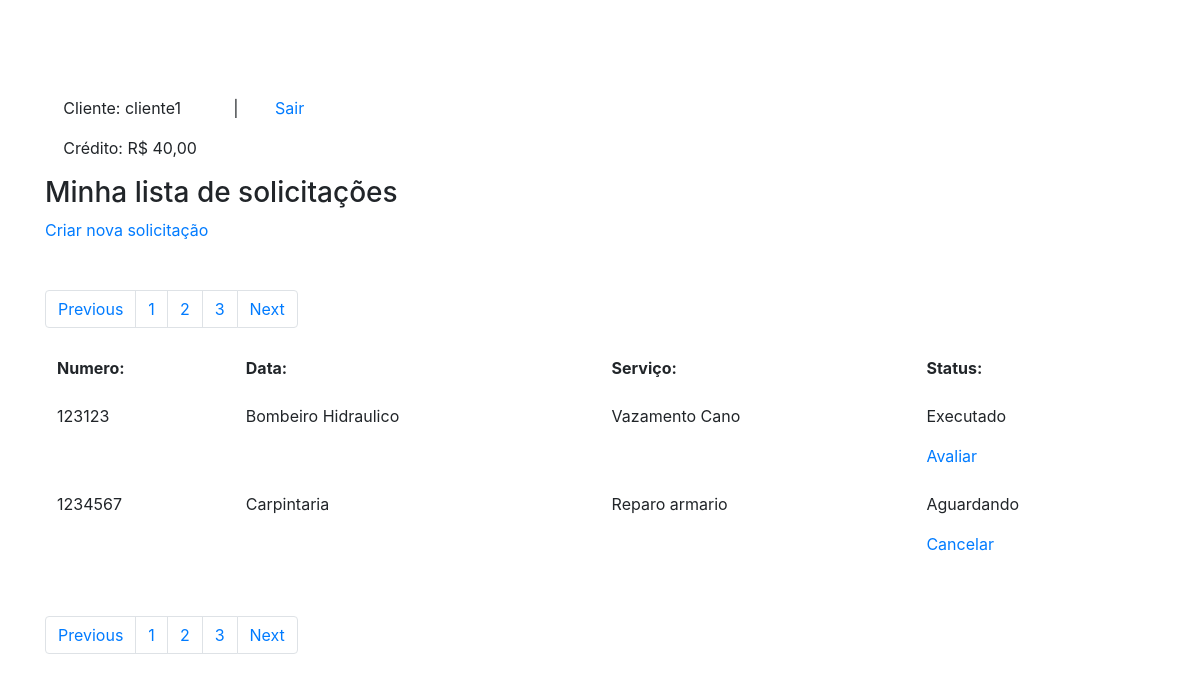
The page /listasolicitacao.php (signed in) on the database as committed earlier.
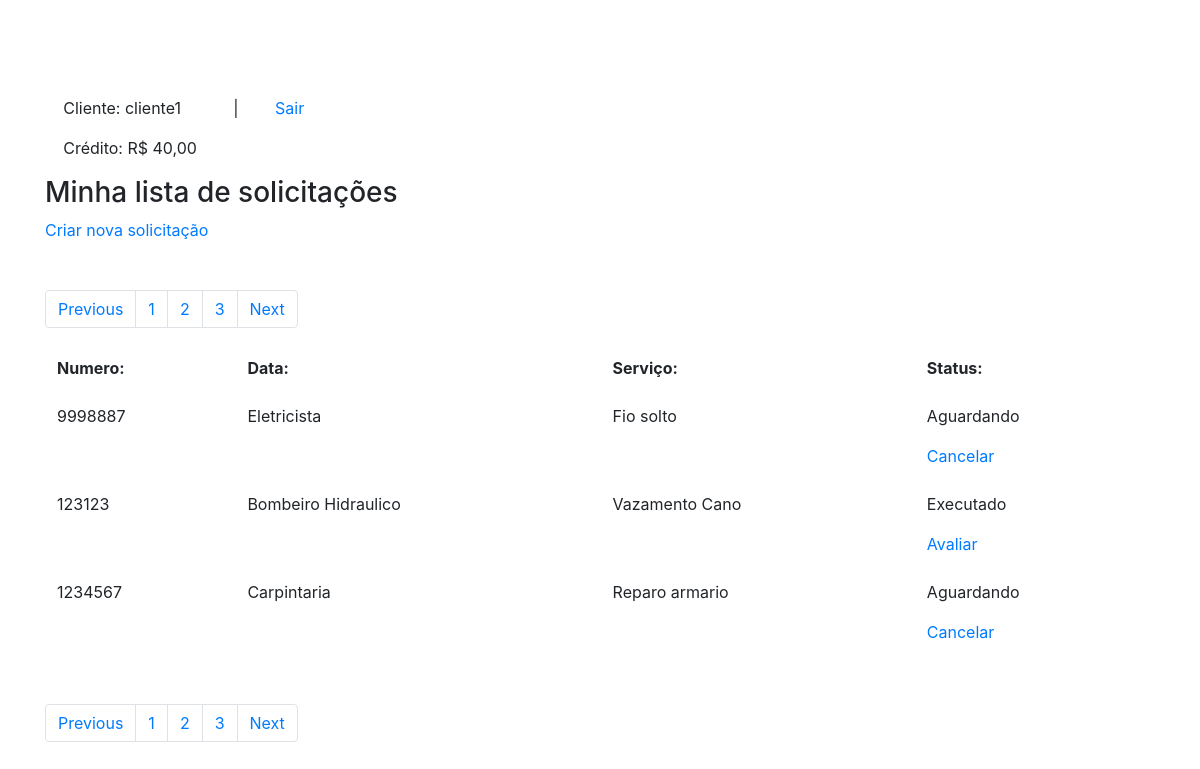
The same page on the database as committed later.
### tables this page shows
CREATE TABLE IF NOT EXISTS `servicos` (
  `id` int(11) NOT NULL AUTO_INCREMENT,
  `numero_id` int(7) NOT NULL,
  `nome_servico` varchar(220) NOT NULL,
  `descricao_servico` varchar(220) NOT NULL,
  `preco_servico` varchar(220) NOT NULL,
  `status_servico` varchar(30) NOT NULL,
  PRIMARY KEY (`id`)
);

### listasolicitacao.php (the view, shortened to what this page needs)
<?php
include_once ('conexao.php');
?>
<!DOCTYPE html>
<html>
    <head>
        <link rel="stylesheet" href="https://stackpath.bootstrapcdn.com/bootstrap/4.1.3/css/bootstrap.min.css">
    </head>
    <body>
        <div class="container mt-5 pt-5">
            <div class="w-25 d-flex justify-content-around">
                <div>
                    <p>Cliente: <?php echo $_SESSION['nome'];?></p>
                    <p>Crédito: R$ <?php echo $_SESSION['credito'];?>,00</p>
                </div>
                <span>|</span>
                <a href="logout.php">Sair</a>
            </div>
            <div class="form-group">
                <table class="table table-borderless">
                    <thead>
                        <h3>Minha lista de solicitações</h3>
                        <a href="solicitacaoservico.php">Criar nova solicitação</a>
                    </thead>
                    <div class="mt-5">
                        <nav aria-label="Page navigation example">
                            <ul class="pagination">
                                <li class="page-item"><a class="page-link" href="#">Previous</a></li>
                                <li class="page-item"><a class="page-link" href="#">1</a></li>
                                <li class="page-item"><a class="page-link" href="#">2</a></li>
                                <li class="page-item"><a class="page-link" href="#">3</a></li>
                                <li class="page-item"><a class="page-link" href="#">Next</a></li>
                            </ul>
                        </nav>
                    </div>
                    <tbody>
                        <tr>
                            <th>Numero:</th>
                            <th>Data:</th>
                            <th>Serviço:</th>
                            <th>Status:</th>
                        </tr>
                        <?php
                        $query_servico = "SELECT id, numero_id, nome_servico, descricao_servico, preco_servico, status_servico
                                            FROM servicos
                                            ORDER BY id DESC";
                        $result_servico = $conn->prepare($query_servico);
                        $result_servico->execute();
                        while($row_servico = $result_servico->fetch(PDO::FETCH_ASSOC)){
                            extract($row_servico);
                        ?>
                        <tr>
                            <td><?php echo "$numero_id"; ?></td>
                            <td><?php echo "$nome_servico"?></td>
                            <td><?php echo "$descricao_servico"?></td>
                            <td>
                                <div class="d-block">
                                    <?php
                                    if($status_servico == "1"){
                                       echo " <p href='#'>
                                       Aguardando</p>";
                                    }elseif($status_servico == "2"){
                                        echo " <p href='#'>
                                       Executado</p>";
                                    }
                                    ?>
                                    <?php
                                    if($status_servico == "1"){
                                       echo " <a href='#'>
                                       Cancelar</a>";
                                    }elseif($status_servico == "2"){
                                        echo " <a href='avaliacao.php'>
                                       Avaliar</a>";
                                    }
                                    ?>
                                </div>
                            </td>
                        </tr>
                        <?php } ?>
                    </tbody>
                </table>
                <div class="mt-5">
                    <nav aria-label="Page navigation example">
                        <ul class="pagination">
                            <li class="page-item"><a class="page-link" href="#">Previous</a></li>
                            <li class="page-item"><a class="page-link" href="#">1</a></li>
                            <li class="page-item"><a class="page-link" href="#">2</a></li>
                            <li class="page-item"><a class="page-link" href="#">3</a></li>
                            <li class="page-item"><a class="page-link" href="#">Next</a></li>
                        </ul>
                    </nav>
                </div>
            </div>
        </div>
    </body>
</html>

Rows that differ between the two databases and show on the page:
added servicos: numero "9998887", nome_servico "Eletricista", descricao_servico "Fio solto", status_servico "Aguardando"
